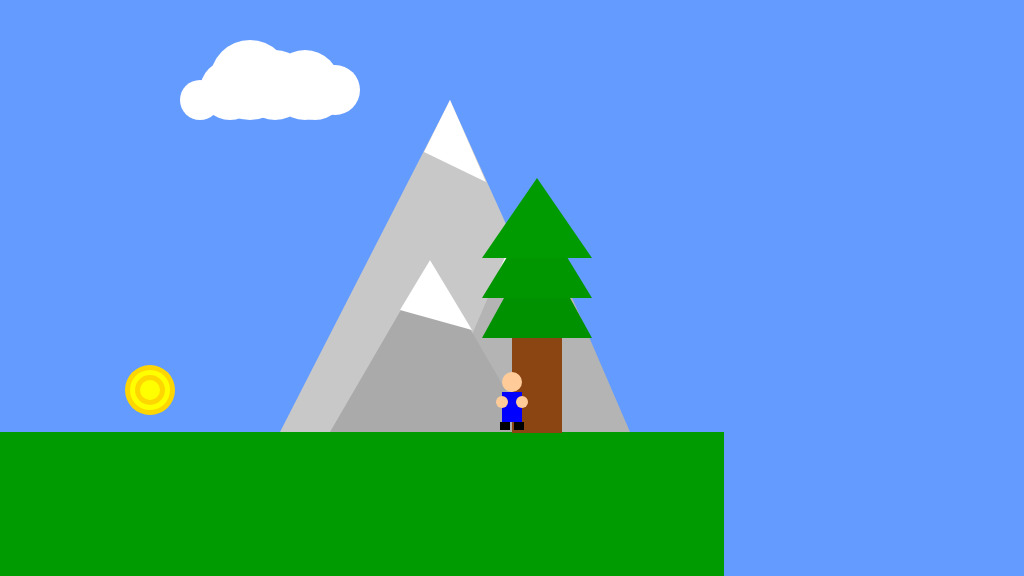
Frame 1 (no input)
Frame 60 (no input): identical to frame 1, image omitted
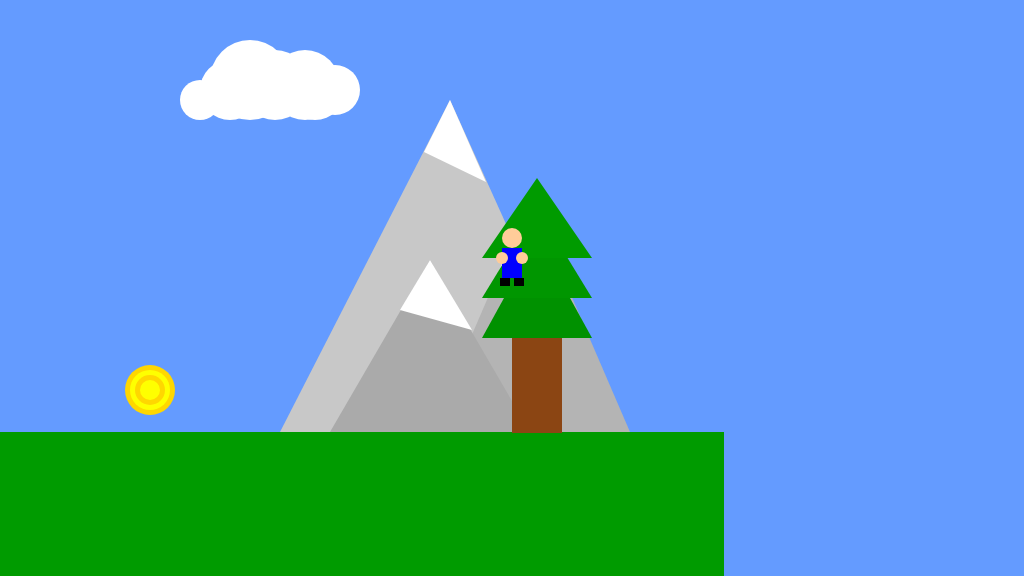
Frame 120 (the mouse pressed at the canvas centre since frame 60)

The p5.js sketch that drew these frames (run headless with seeded random() and noise() and a simulated clock; from frame 60 on, the mouse is pressed at the canvas centre):

// p5.js sketch
// ── sketch.js
/*

The Game Project

2b - using variables

*/

var floorPos_y;

var gameChar_x;
var gameChar_y;

var treePos_x;
var treePos_y;

var canyon;
var collectable;

var mountain;
var cloud;


function setup()
{
	createCanvas(1024, 576);
	floorPos_y = 432; //NB. we are now using a variable for the floor position

	//NB. We are now using the built in variables height and width
	gameChar_x = width/2;
	gameChar_y = floorPos_y;

	treePos_x = width/2;
	treePos_y = height/2;

	canyon = {
		x_pos: width - 300, 
		width: 300
	}

	collectable = {
		x_pos: 150,
		y_pos: 390,
		size: 50
	}

	mountain = {
		x_pos: 280,
		y_pos: 432,
	}

	cloud = {
		x_pos: 250,
		y_pos: 80,
		size: 80
	}
}

function draw()
{
	background(100, 155, 255); //fill the sky blue

	noStroke();
	fill(0, 155, 0);
	rect(0, floorPos_y, width, width - floorPos_y); //draw some green ground

	// cloud
	fill(255);
	ellipse(cloud.x_pos, cloud.y_pos, cloud.size, cloud.size);
	ellipse(cloud.x_pos - 20, cloud.y_pos + 10, cloud.size - 20, cloud.size - 20);
	ellipse(cloud.x_pos + 25, cloud.y_pos + 5, cloud.size - 10, cloud.size - 10);
	ellipse(cloud.x_pos - 50, cloud.y_pos + 20, cloud.size - 40, cloud.size - 40);
	ellipse(cloud.x_pos + 55, cloud.y_pos + 5, cloud.size - 10, cloud.size - 10);
	ellipse(cloud.x_pos + 85, cloud.y_pos + 10, cloud.size - 30, cloud.size - 30);
	ellipse(cloud.x_pos + 65, cloud.y_pos + 10, cloud.size - 20, cloud.size - 20);

	// mountain
	fill(200);
	triangle(mountain.x_pos, mountain.y_pos, mountain.x_pos + 320, mountain.y_pos, mountain.x_pos + 170, mountain.y_pos - 332);
	fill(180);
	triangle(mountain.x_pos + 150, mountain.y_pos, mountain.x_pos + 350, mountain.y_pos, mountain.x_pos + 250, mountain.y_pos - 232);
	fill(170);
	triangle(mountain.x_pos + 50, mountain.y_pos, mountain.x_pos + 250, mountain.y_pos, mountain.x_pos + 150, mountain.y_pos - 172);

	// add snow to mountain tops
	fill(255);
	triangle(mountain.x_pos + 120, mountain.y_pos - 122, mountain.x_pos + 150, mountain.y_pos - 172, mountain.x_pos + 192, mountain.y_pos - 102);
	triangle(mountain.x_pos + 215, mountain.y_pos - 152, mountain.x_pos + 250, mountain.y_pos - 232, mountain.x_pos + 275, mountain.y_pos - 172);
	triangle(mountain.x_pos + 144, mountain.y_pos - 280, mountain.x_pos + 206, mountain.y_pos - 250, mountain.x_pos + 170, mountain.y_pos - 332);

	// tree
	fill(139, 69, 19);
	rect(treePos_x, treePos_y + 45, 50, 100);
	fill(0, 145, 0);
	triangle(treePos_x - 30, treePos_y + 50, treePos_x + 80, treePos_y + 50, treePos_x + 25, treePos_y - 50);
	fill(0, 150, 0);
	triangle(treePos_x - 30, treePos_y + 10, treePos_x + 80, treePos_y + 10, treePos_x + 25, treePos_y - 80);
	fill(0, 155, 0);
	triangle(treePos_x - 30, treePos_y - 30, treePos_x + 80, treePos_y - 30, treePos_x + 25, treePos_y - 110);

	fill(100, 155, 255);
	//blue triangle going to the botton of the screen
	// draw a canyon
	rect(canyon.x_pos, 432, canyon.width, 144);

	fill(255, 215, 0);
	ellipse(collectable.x_pos, collectable.y_pos, collectable.size, collectable.size);
	fill(255, 255, 0);
	ellipse(collectable.x_pos, collectable.y_pos, collectable.size - 10, collectable.size - 10);
	fill(255, 215, 0);
	ellipse(collectable.x_pos, collectable.y_pos, collectable.size - 20, collectable.size - 20);
	fill(255, 255, 0);
	ellipse(collectable.x_pos, collectable.y_pos, collectable.size - 30, collectable.size - 30);

	// character
	fill(255,204,153);
	ellipse(gameChar_x, gameChar_y - 50, 20, 20);
	// blue shirt
	fill(0,0,255);
	rect(gameChar_x - 10, gameChar_y - 40, 20, 30);
	// two hands ellipse
	fill(255,204,153);
	ellipse(gameChar_x - 10, gameChar_y - 30, 12, 12);
	ellipse(gameChar_x + 10, gameChar_y - 30, 12, 12);
	// 2 black shoes
	fill(0);
	rect(gameChar_x - 12, gameChar_y - 10, 10, 8);
	rect(gameChar_x + 2, gameChar_y - 10, 10, 8);


}

function mousePressed()
{
	gameChar_x = mouseX;
	gameChar_y = mouseY;
}
